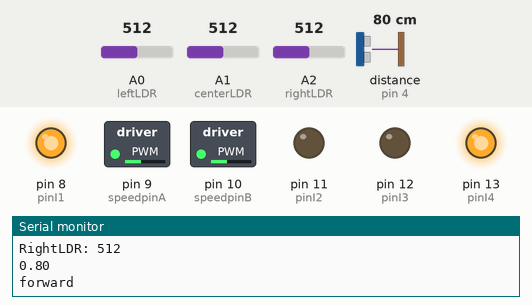
This sketch was run on a simulated Arduino Uno, built with avr-gcc and run on an emulated ATmega328P. Shown: switched loads named in the sketch (green lamp = pin HIGH), output pins drawn as LEDs (lit = HIGH), the last lines printed to the serial monitor. Wiring (inferred from the names in the program): ultrasonic range finder: trigger pin 5; echo pin 4. The test bench sets the inputs (shaded band); at power-on: A2 (rightLDR) = 512, distance to the obstacle (sensor on pin 4) 80 cm, A0 (leftLDR) = 512, A1 (centerLDR) = 512. The echo pulse lasts 58.3 µs per cm; pins used as bus, display or sensor lines are not drawn.

Above: at 4.2 s.
4.3 s: A2 (rightLDR) set to 495
At 6.1 s:
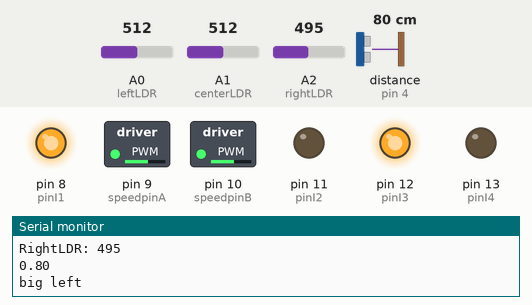
6.5 s: distance to the obstacle (sensor on pin 4) set to 18 cm
8.2 s: distance to the obstacle (sensor on pin 4) set to 13 cm
At 9.7 s:
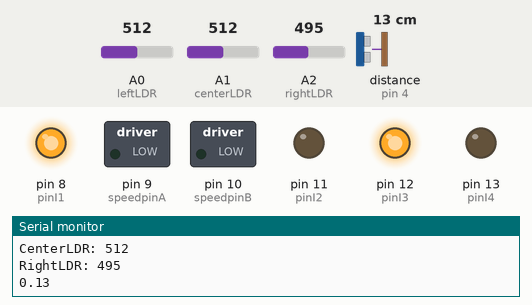
10.5 s: distance to the obstacle (sensor on pin 4) set to 35 cm
At 11.4 s:
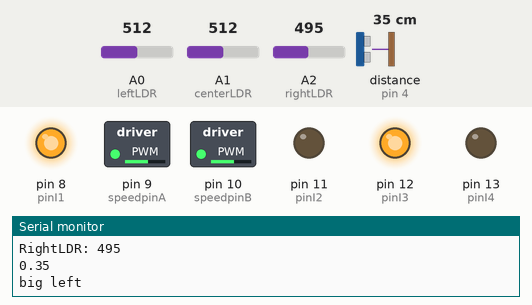
12.5 s: distance to the obstacle (sensor on pin 4) set to 2 cm
At 14.4 s:
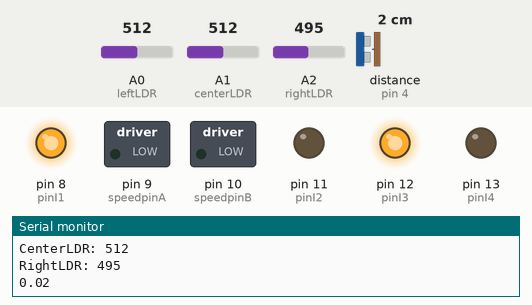
Timing chart, 0 to 15.5 s (numbered marks = the images above; inputs shaded):
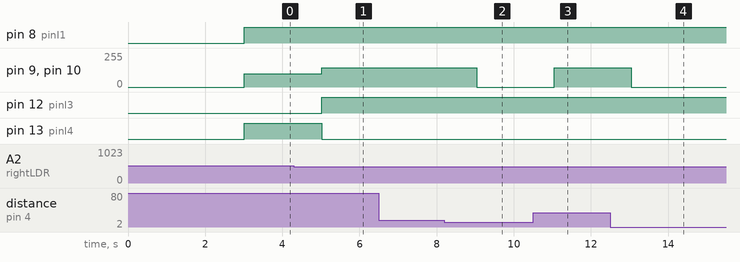

The sketch:

robocar.ino
```cpp
// (licence header left out)
const int echoPin = 4;
const int trigPin = 5;
int pinI1=8;//define I1 interface
int pinI2=11;//define I2 interface
int speedpinA=9;//enable motor A
int pinI3=12;//define I3 interface
int pinI4=13;//define I4 interface
int speedpinB=10;//enable motor B
int spead = 100;//define the spead of motor
int leftLDR = 0;
int centerLDR = 1;
int rightLDR = 2;
// calibration offsets
int leftOffset = 0, rightOffset = 0, centre = 0;
// sensor threshold
int threshhold = 5;


void setup()
{
  pinMode(pinI1,OUTPUT);
  pinMode(pinI2,OUTPUT);
  pinMode(speedpinA,OUTPUT);
  pinMode(pinI3,OUTPUT);
  pinMode(pinI4,OUTPUT);
  pinMode(speedpinB,OUTPUT);
  Serial.begin(9600);
  pinMode(echoPin, INPUT);
  pinMode(trigPin, OUTPUT);
  calibrate();
}

void loop()
{
  int analogLeft = analogRead(leftLDR);
  int analogCenter = analogRead(centerLDR);
  int analogRight = analogRead(rightLDR);

  double distance = ping();
  Serial.println(distance);

  if (distance < 0.15) {
    halt();
  }

  else if (analogLeft > analogRight && analogCenter > analogRight) {
       spead += 45;
       left();
       Serial.println("big left");
       spead -= 45;
  }

  else if (analogCenter < 650) {
     forward();
      Serial.println("forward");
  }

  // if analogLeft is greater than the analogCentre sensor + threshold turn right
  else if (analogLeft > analogCenter - threshhold) {
    left();
    Serial.println("left");

  }
  // if LDR3 is greater than the centre sensor + threshold turn left
  else if (analogRight > analogCenter - 3 * threshhold) {
    right();
    Serial.println("right");

  }
  else
    forward();
  //check if left goes in black
  delay(1000);
  Serial.print("LeftLDR: ");
  Serial.println(analogLeft);
  Serial.print("CenterLDR: ");
  Serial.println(analogCenter);
  Serial.print("RightLDR: ");
  Serial.println(analogRight);


  //  left();
  //  delay(2000);
  //  halt();
  //  right();
  //  delay(2000);
  //  halt();
  //  delay(2000);
  //  forward();
  //  delay(2000);
  //  halt();
  //  backward();
  //  delay(2000);
  //  halt();
}

void forward()
{
  analogWrite(speedpinA,spead);//input a simulation value to set the speed
  analogWrite(speedpinB,spead);
  digitalWrite(pinI4,HIGH);//turn DC Motor B move clockwise
  digitalWrite(pinI3,LOW);
  digitalWrite(pinI2,LOW);//turn DC Motor A move anticlockwise
  digitalWrite(pinI1,HIGH);
}
void backward()//
{
  analogWrite(speedpinA,spead);//input a simulation value to set the speed
  analogWrite(speedpinB,spead);
  digitalWrite(pinI4,LOW);//turn DC Motor B move anticlockwise
  digitalWrite(pinI3,HIGH);
  digitalWrite(pinI2,HIGH);//turn DC Motor A move clockwise
  digitalWrite(pinI1,LOW);
}
void left()//
{
  analogWrite(speedpinA,spead);//input a simulation value to set the speed
  analogWrite(speedpinB,spead);
  digitalWrite(pinI4,LOW);//turn DC Motor B move clockwise
  digitalWrite(pinI3,HIGH);
  digitalWrite(pinI2,LOW);//turn DC Motor A move clockwise
  digitalWrite(pinI1,HIGH);
}
void right()//
{
  analogWrite(speedpinA,spead);//input a simulation value to set the speed
  analogWrite(speedpinB,spead);
  digitalWrite(pinI4,HIGH);//turn DC Motor B move anticlockwise
  digitalWrite(pinI3,LOW);
  digitalWrite(pinI2,HIGH);//turn DC Motor A move clockwise
  digitalWrite(pinI1,LOW);
}
void halt()//
{
  digitalWrite(speedpinA,LOW);// Unenble the pin, to stop the motor. this should be done to avid damaging the motor.
  digitalWrite(speedpinB,LOW);
  delay(1000);

}

double ping() {
  int measurementsPerSec = 2;
  for (int i = 0; i < measurementsPerSec; i++) {
    digitalWrite(trigPin, LOW);
    delayMicroseconds(2);
    digitalWrite(trigPin, HIGH);
    delayMicroseconds(10);
    digitalWrite(trigPin, LOW);
    double duration = pulseIn(echoPin,HIGH)/2;
    const float speedOfSound = 343.2;
    double distance = (duration/1000000) * speedOfSound;
    return distance;
  }
}
void calibrate() {
  for (int x=0; x<10; x++) { // run this 10 times to obtain average
    delay(100);
    int analogLeft = analogRead(leftLDR);
    int analogCenter = analogRead(centerLDR);
    int analogRight = analogRead(rightLDR);
    leftOffset = leftOffset + analogLeft; // add value of left sensor to total
    centre = centre + centerLDR; // add value of centre sensor to total
    rightOffset = rightOffset + rightLDR; // add value of right sensor to total
    delay(200);

  }
  // obtain average for each sensor
  leftOffset = leftOffset / 10;
  rightOffset = rightOffset / 10;
  centre = centre /10;
  // calculate offsets for left and right sensors
  leftOffset = centre - leftOffset;
  rightOffset = centre - rightOffset;
}
```

Measured:
- the behaviour switches between 512 and 511 on A2 (rightLDR) (found by bisection; images 0 and 1)
- the behaviour switches between 16 and 15 cm on distance to the obstacle (sensor on pin 4) (found by bisection; images 1 and 2)
- after the input at 4.3 s, pin 9 (speedpinA), pin 10 (speedpinB): 100/255 → 145/255 after 0.72 s; pin 12 (pinI3): LOW → HIGH after 0.72 s; pin 13 (pinI4): HIGH → LOW after 0.72 s
- after the input at 8.2 s, pin 9 (speedpinA), pin 10 (speedpinB): 145/255 → 0/255 after 0.84 s
- after the input at 10.5 s, pin 9 (speedpinA), pin 10 (speedpinB): 0/255 → 145/255 after 0.54 s
- after the input at 12.5 s, pin 9 (speedpinA), pin 10 (speedpinB): 145/255 → 0/255 after 0.55 s
